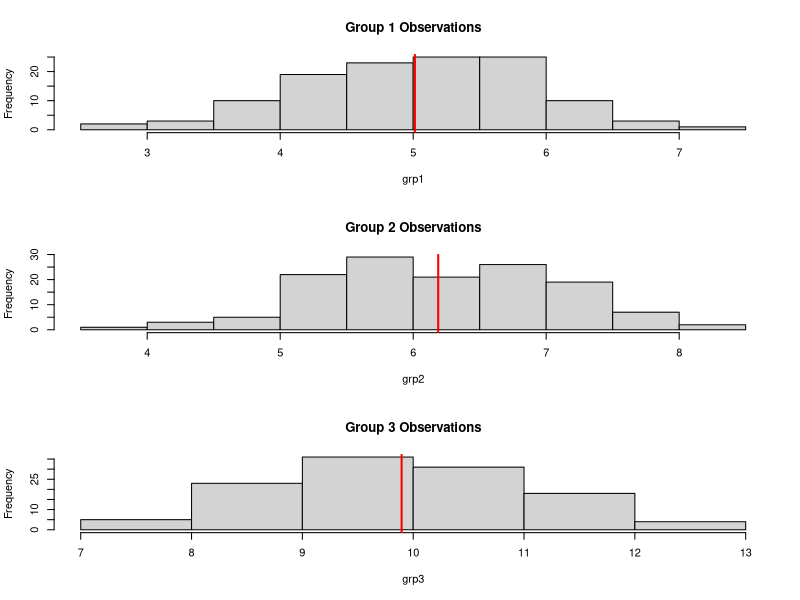

Reproduce this figure in R.
setwd(dir = "~/Desktop/design-of-experiments/Final")

data <- read.table(file = "candycrush.txt", header = T, sep = "\t")

grp1 <- subset(data, booster == 1)$time
grp2 <- subset(data, booster == 2)$time
grp3 <- subset(data, booster == 3)$time

# Visualize the data
par(mfrow = c(3, 1))
hist(grp1, main = "Group 1 Observations")
abline(v = mean(grp1), col = "red", lwd = 2)
hist(grp2, main = "Group 2 Observations")
abline(v = mean(grp2), col = "red", lwd = 2)
hist(grp3, main = "Group 3 Observations")
abline(v = mean(grp3), col = "red", lwd = 2)

# Test Ho: mu1 = mu2 = mu3 (we reject)
m <- lm(time ~ as.factor(booster), data = data)
summary(m)
anova(m)

k <- 3
alpha <- 0.05
alpha.bonferroni <- alpha/k

## mu1 < mu2
t.test(x = grp1,
       y = grp2,
       alternative = "less",
       mu = 0,
       paired = F,
       var.equal = T,
       conf.level = 1-alpha.bonferroni)

## mu1 < mu3
t.test(x = grp1,
       y = grp3,
       alternative = "less",
       mu = 0,
       paired = F,
       var.equal = T,
       conf.level = 1-alpha.bonferroni)

## mu2 < mu3
t.test(x = grp2,
       y = grp3,
       alternative = "less",
       mu = 0,
       paired = F,
       var.equal = T,
       conf.level = 1-alpha.bonferroni)
